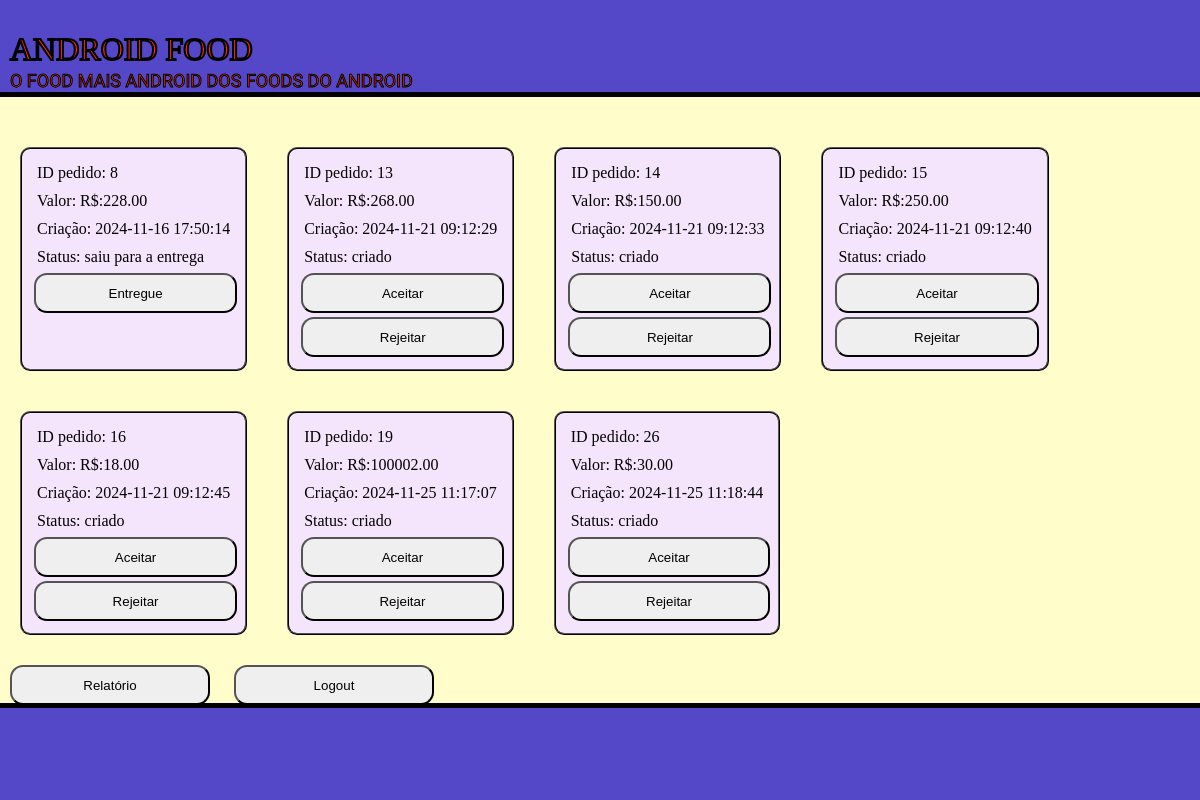
Before: /restaurante (signed in) with the older database file.
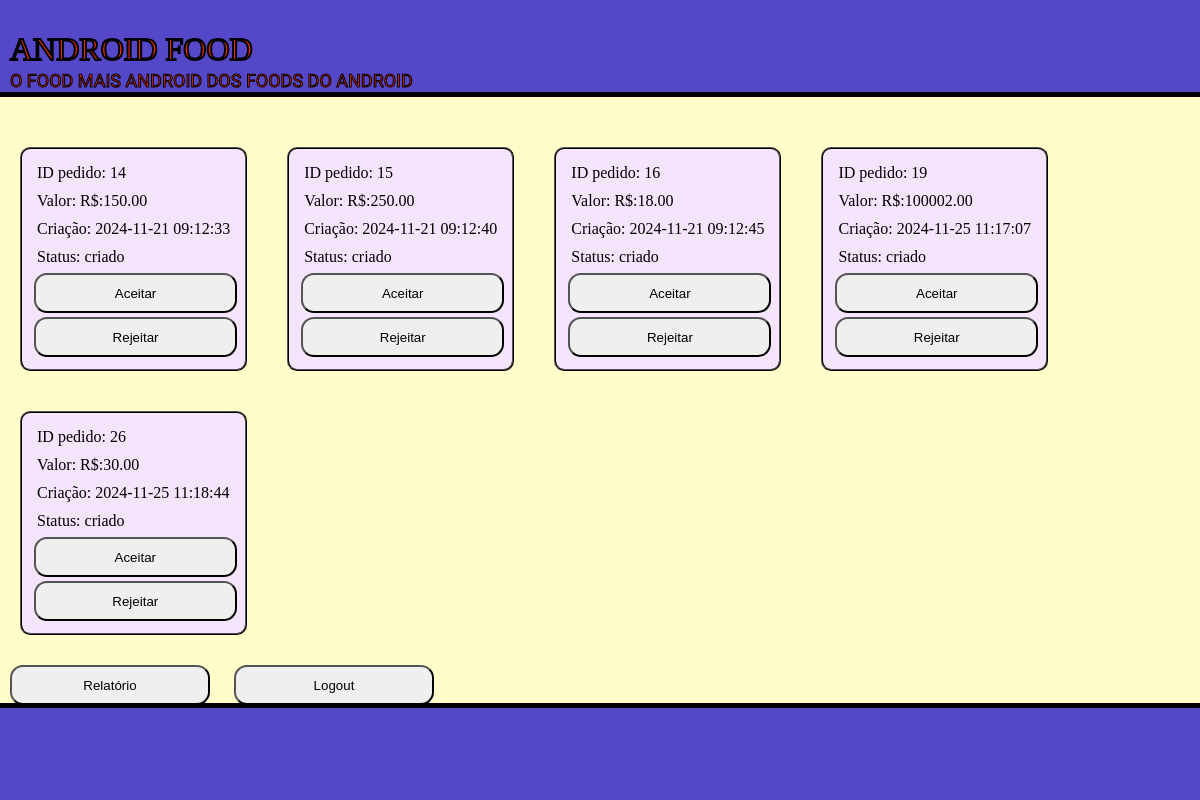
After: the same page with the newer database file.
### tables this page shows
CREATE TABLE venda(
                            pk_venda INTEGER PRIMARY KEY NOT NULL,
                            valor NUMERIC CHECK (valor > 0) NOT NULL,
                            pk_usuario INTEGER REFERENCES usuario NOT NULL,
                            pk_restaurante INTEGER REFERENCES restaurante NOT NULL,
                            criacao DATE DEFAULT(datetime('now', 'localtime')),
                            status VARCHAR(50) DEFAULT "criado"
                            );

### main.py (the view)
@app.route('/restaurante', methods=['GET','POST'])
def restaurante(): # Mostra os pedidos do restaurante que não estão concluidos ou rejeitados
    if (session.get('login') == None or session['login'] == False) or (session.get('restaurante') == None or session['restaurante'] == False):
        return index()
    vendas = database.consulta_pedidos(session['pk']) # Consulta os pedidos do restaurante
    pedidos = []
    for venda in vendas:
        if (venda[4] != "rejeitado") and (venda[4] != "entregue"): # Caso não for entregue ou rejeitado
            pedido = {
                        "pk": venda[0],
                        "valor": venda[1],
                        "pk_usuario": venda[2],
                        "criacao": venda[3],
                        "status": venda[4]
                    }
            pedidos.append(pedido)
    session['pedidos'] = pedidos
    return render_template("restaurante.jinja",nome = session['nome'],pedidos = session['pedidos'])

### database/database.py (called while the page is built)
    def consulta_pedidos(self,pk_restaurante): # Consulta os pedidos de um restaurante
        sql = f'SELECT pk_venda,valor,pk_usuario,criacao,status FROM venda WHERE pk_restaurante = ?;'
        result = self.conexao.execute(sql,(pk_restaurante,))
        return result.fetchall()

### main.py (called while the page is built)
@app.template_filter() # Função para formatar dinheiro
def formatoDinheiro(valor):
    if valor == None:
        return f"0.00"
    return f"{float(valor):.2f}"

### templates/restaurante.jinja (shortened to what this page needs)
<!DOCTYPE html>
<html lang="pt-BR">
  <head>
    <link rel="stylesheet" href="{{ url_for('static',filename='styles/restaurante.css') }}" >
  </head>
  <body>
    <header class="header">
      <h1>ANDROID FOOD</h1>
      <p>O FOOD MAIS ANDROID DOS FOODS DO ANDROID</p>
    </header>
    {% if pedidos[0] is none %}
      <section class="pedidos">
        <p>Nenhum pedido</p>
      </section>
    {% else %}
      <section class="pedidos">
        {% for pedido in pedidos%}
        <div class="pedido">
          <p class="id">ID pedido: {{ pedido["pk"] }}</p>
          <p class="valor">Valor: R$:{{ pedido["valor"] | formatoDinheiro }}</p>
          <p class="criacao">Criação: {{ pedido["criacao"] }}</p>
          <p class="status">Status: {{ pedido["status"] }}</p>
          {% if pedido["status"] == "criado" %}
           <a href="{{ url_for('aceitar', pk=pedido['pk']) }}"> <button>Aceitar</button></a>
            <a href="{{ url_for('rejeitar', pk=pedido['pk']) }}"><button>Rejeitar</button></a>
          {% elif pedido["status"] == "aceito" %}
            <a href="{{ url_for('entrega', pk=pedido['pk']) }}"><button>Saiu para a entrega</button></a>
          {% elif pedido["status"] == "saiu para a entrega" %}
            <a href="{{ url_for('entregue', pk=pedido['pk']) }}"><button>Entregue</button></a>
          {% endif %}
        </div>
        {% endfor %}
      </section>
    {% endif %}
    <a href="{{ url_for('relatorio') }}"><button class="util-button">Relatório</button></a>
    <a href="{{ url_for('logout') }}"><button class="util-button">Logout</button></a>
    <footer class="footer">
    </footer>
  </body>
</html>

### static/styles/restaurante.css (style rules this page uses)
body { margin: 0; background-color: #fffecb; margin-bottom: 9vh; width: 100%; max-width: 100%; }
.header { width: calc(100% - 20px); height: 9vh; padding: 10px; background-color: #5448c8; margin-bottom: 30px; border-bottom: 5px solid black; max-width: 100%; }
.header h1 { font-family: "Alfa Slab One", serif; font-weight: 400; font-style: normal; color: #ff2e00; -webkit-text-stroke: 2px black; margin-bottom: 2px; }
.header p { font-family: "Racing Sans One", sans-serif; font-weight: 400; font-style: normal; font-size: large; color: #ff2e00; -webkit-text-stroke: 1px black; margin-top: 0; }
.pedidos { display: flex; justify-content: flex-start; flex-wrap: wrap; }
.pedido { display: flex; flex-direction: column; border: 2px ridge black; border-radius: 10px; padding: 10px; background-color: #f5e5fc; height: 200px; margin: 20px; }
.pedido p { margin: 5px; }
.pedido button { border-radius: 13px; height: 40px; margin: 2px; width: 100%; }
a { text-decoration: none; }
.util-button { border-radius: 13px; margin: 10px; width: 200px; height: 40px; }
.footer { width: 100%; height: 9vh; background-color: #5448c8; position: fixed; bottom: 0; padding: 10px; margin-top: 30px; border-top: 5px solid black; max-width: 100%; }

Changed rows visible on the page:
no longer on this page (row edited): venda: pk "8", valor "228.00", criacao "2024-11-16 17:50:14", status "saiu para a entrega"
no longer on this page (row edited): venda: pk "13", valor "268.00", criacao "2024-11-21 09:12:29", status "criado"
